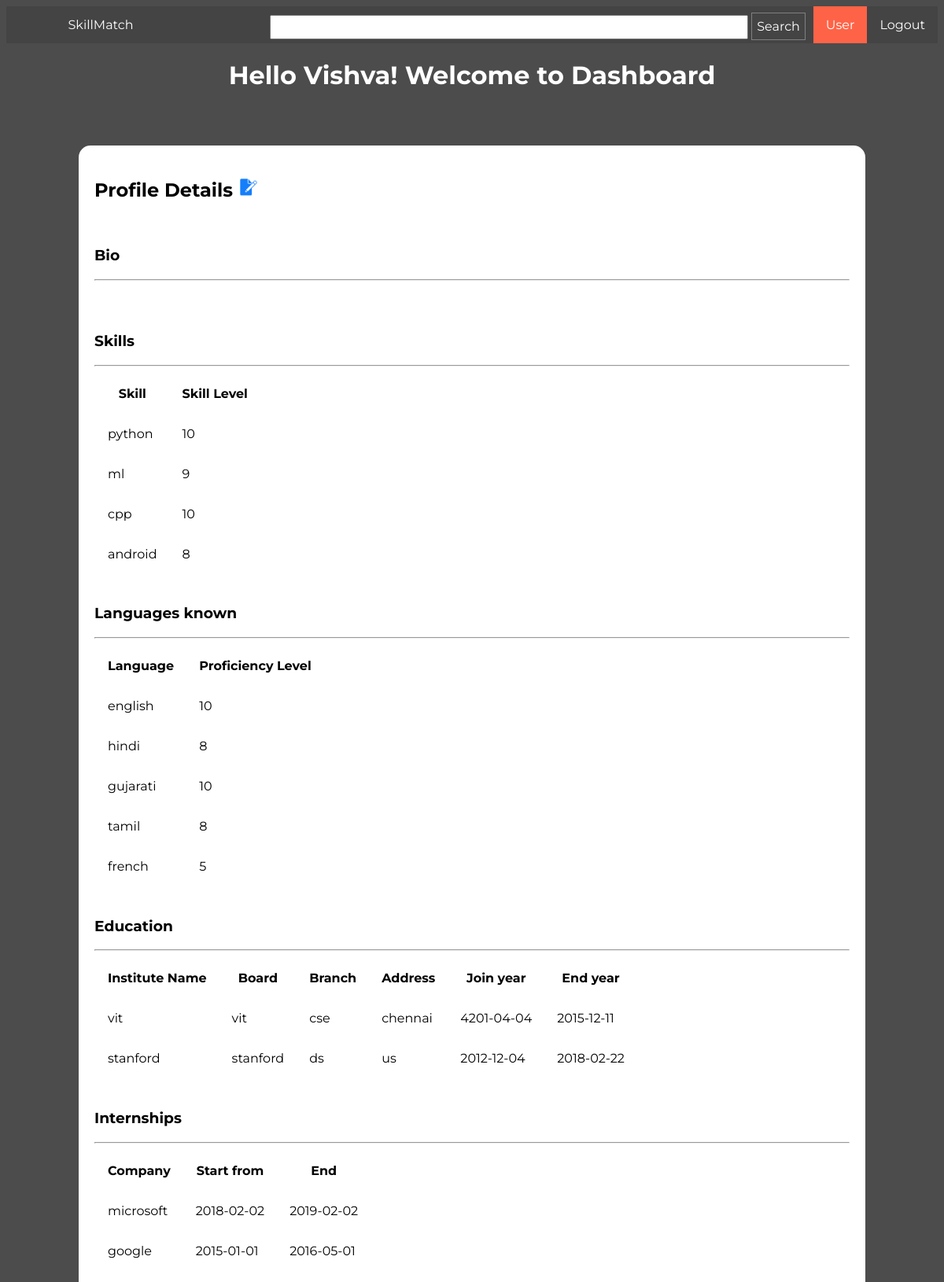
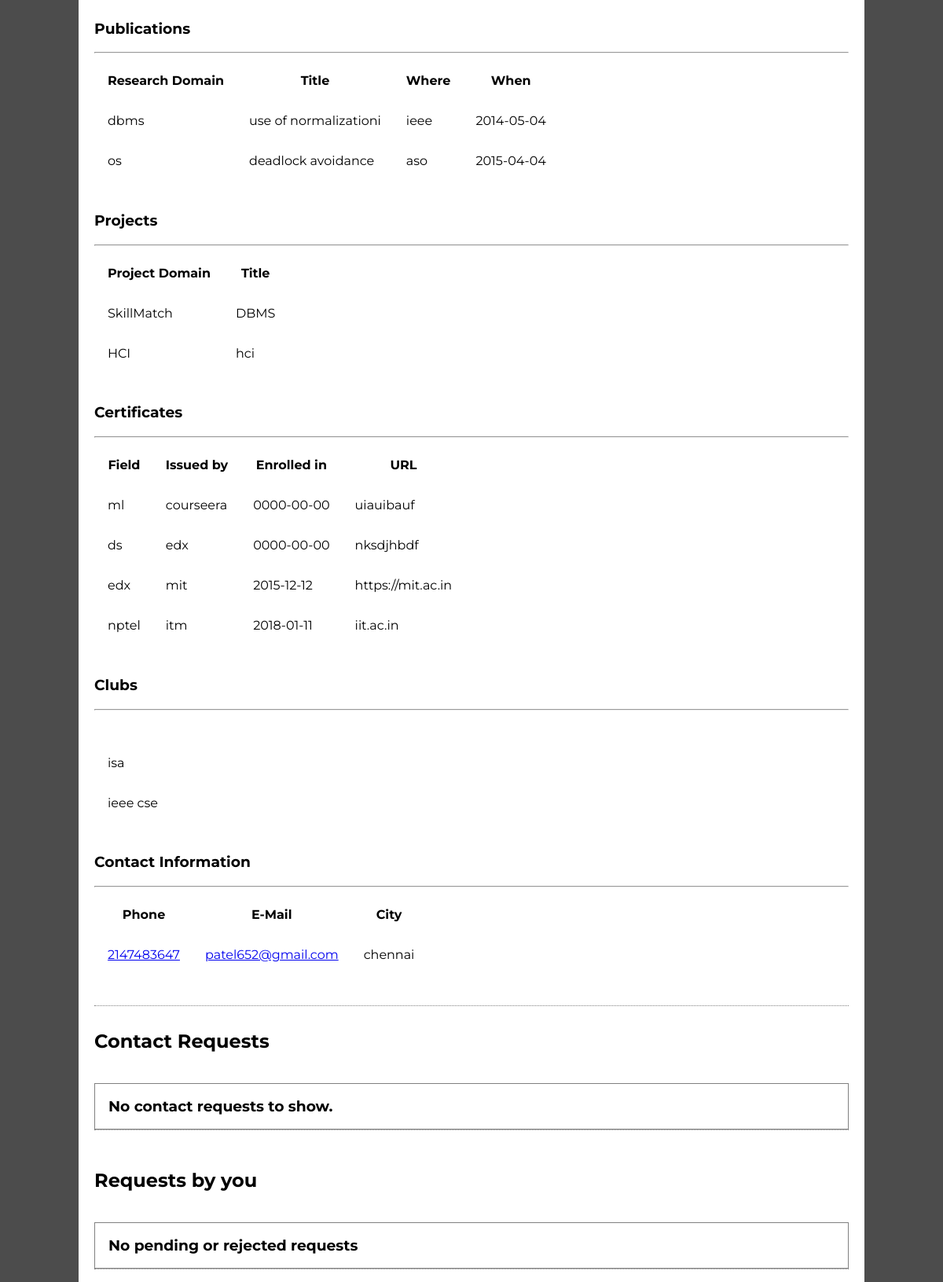
The page /dashboard/dashboard.php (signed in, upper part) on the database its author committed (2 pictures, top to bottom).
### tables this page shows
CREATE TABLE `skills` (
  `skillid` int(11) NOT NULL,
  `reg_no` varchar(9) NOT NULL,
  `skillname` varchar(100) DEFAULT NULL,
  `skilllevel` int(3) DEFAULT NULL
);

CREATE TABLE `languages` (
  `languageID` int(11) NOT NULL,
  `reg_no` varchar(9) DEFAULT NULL,
  `language_name` varchar(50) DEFAULT NULL,
  `lang_level` varchar(10) DEFAULT NULL
);

CREATE TABLE `education` (
  `education_id` int(11) NOT NULL,
  `reg_no` varchar(9) DEFAULT NULL,
  `institute_name` varchar(100) DEFAULT NULL,
  `institute_board` varchar(10) DEFAULT NULL,
  `branch` varchar(100) DEFAULT NULL,
  `institute_address` varchar(100) DEFAULT NULL,
  `joined_year` date DEFAULT NULL,
  `end_year` date DEFAULT NULL
);

CREATE TABLE `internships` (
  `internship_id` int(11) NOT NULL,
  `recuitor` varchar(50) DEFAULT NULL,
  `istart` date DEFAULT NULL,
  `iend` date DEFAULT NULL,
  `reg_no` varchar(9) DEFAULT NULL
);

CREATE TABLE `publications` (
  `reg_no` varchar(9) DEFAULT NULL,
  `pub_id` int(11) NOT NULL,
  `publication_domain` varchar(100) DEFAULT NULL,
  `publication_title` varchar(100) NOT NULL,
  `published_in` varchar(100) DEFAULT NULL,
  `pub_year` date DEFAULT NULL
);

CREATE TABLE `projects` (
  `reg_no` varchar(9) DEFAULT NULL,
  `project_domain` varchar(100) DEFAULT NULL,
  `project_title` varchar(100) DEFAULT NULL,
  `projectid` int(11) NOT NULL
);

CREATE TABLE `certificate` (
  `reg_no` varchar(9) DEFAULT NULL,
  `certificate_field` varchar(100) DEFAULT NULL,
  `issued_by` varchar(100) DEFAULT NULL,
  `certified_year` date DEFAULT NULL,
  `certificate_URL` varchar(100) NOT NULL,
  `certiid` int(11) NOT NULL
);

CREATE TABLE `clubs` (
  `reg_no` varchar(9) DEFAULT NULL,
  `club_id` int(11) NOT NULL,
  `club_name` varchar(100) DEFAULT NULL
);

CREATE TABLE `user_info` (
  `reg_no` varchar(9) NOT NULL,
  `email` varchar(100) DEFAULT NULL,
  `password` varchar(50) NOT NULL,
  `first_name` varchar(50) NOT NULL,
  `last_name` varchar(50) NOT NULL,
  `DOB` date NOT NULL,
  `phone` int(9) DEFAULT NULL,
  `city` varchar(100) DEFAULT NULL,
  `bio` text
);

### dashboard/dashboard.php (the view, shortened to what this page needs)
<?php
	require('../includes/db.php');
?>
<!DOCTYPE html>
<html>
<head>
    <link href="../css/dashboard.css" rel="stylesheet" />
</head>
<body>
<?php
$regno =$_SESSION['username'];
$bio = mysqli_fetch_array(mysqli_query($con,"SELECT bio FROM user_info WHERE reg_no='$regno'"))['bio'];
?>
    <nav>
        <ul>
            <li><a href="../logout/logout.php">Logout</a></li>
			<li class="active"><a>User</a></li>
            <li>
                <form name="searchForm" id="searchForm" action="../search/search.php" method="get">
                    <input type="text" name="query" id="searchInput" />
                    <input type="submit" value="Search" id="searchButton" />
                </form>
            </li>
            <li id="logo"><a href="../home.php">SkillMatch</a></li>
        </ul>
    </nav>
    <header>
        <h1>Hello <?php echo $_SESSION['fname']; ?>! Welcome to Dashboard</h1></header>
    <section class="profile">
        <article id="profileDetails">
            <h2>Profile Details <a href = "../inputprofile/profileform.php"><img src="../img/edit.png" height="25 px" width="25 px"></img></a>
</h2>             <br>
<h3>Bio</h3><hr><?php echo $bio;?>
<br><br>
            <h3>Skills</h3>
            <hr>
            <table>
                <thead>
                    <th>Skill</th>
                    <th>Skill Level</th>
                </thead>
<?php
$result = mysqli_query($con,"SELECT skillname, skilllevel FROM skills WHERE reg_no='$regno'");
if(mysqli_num_rows($result)){
while($row = mysqli_fetch_array($result))
{
echo "<tr>";
echo "<td>" . $row['skillname'] . "</td>";
echo "<td>" . $row['skilllevel'] . "</td>";
echo "</tr>";
}
echo "</table>";
}
else{
    echo "</table>";
    echo "You have not mentioned any skills yet";
    echo "<br><br>";
}
?>
<br>
<h3>Languages known</h3>
            <hr>
            <table>
                <thead>
                    <th>Language</th>
                    <th>Proficiency Level</th>
                </thead>
<?php
$rl = mysqli_query($con,"SELECT language_name, lang_level FROM languages WHERE reg_no='$regno'");
if(mysqli_num_rows($rl)){
while($row = mysqli_fetch_array($rl))
{
echo "<tr>";
echo "<td>" . $row['language_name'] . "</td>";
echo "<td>" . $row['lang_level'] . "</td>";
echo "</tr>";
}
echo "</table>";
}
else{
    echo "</table>";
    echo "You have not mentioned any languages that you know yet";
    echo "<br><br>";
}
?>
<br>
 <h3>Education</h3>
            <hr>
            <table>
                <thead>
                    <th>Institute Name</th>
                    <th>Board</th>
                    <th>Branch</th>
                    <th>Address</th>
                    <th>Join year</th>
                    <th>End year</th>
                </thead>
<?php
$redu = mysqli_query($con,"SELECT institute_name, institute_board, branch, institute_address, joined_year, end_year FROM education WHERE reg_no='$regno'");
if(mysqli_num_rows($redu)){
    while($row = mysqli_fetch_array($redu))
    {
    echo "<tr>";
    echo "<td>" . $row['institute_name'] . "</td>";
    echo "<td>" . $row['institute_board'] . "</td>";
    echo "<td>" . $row['branch'] . "</td>";
    echo "<td>" . $row['institute_address'] . "</td>";
    echo "<td>" . $row['joined_year'] . "</td>";
    echo "<td>" . $row['end_year'] . "</td>";
    echo "</tr>";
    }
    echo "</table>";
}
else{
    echo "</table>";
    echo "You have not mentioned any educational institutions yet";
    echo "<br><br>";
}
?>
<br>
<h3>Internships</h3>
            <hr>
            <table>
                <thead>
                    <th>Company</th>
                    <th>Start from</th>
                    <th>End</th>
                </thead>
<?php
$rint = mysqli_query($con,"SELECT recuitor, istart, iend FROM internships WHERE reg_no='$regno'");
if(mysqli_num_rows($rint)){
    while($row = mysqli_fetch_array($rint))
    {
    echo "<tr>";
    echo "<td>" . $row['recuitor'] . "</td>";
    echo "<td>" . $row['istart'] . "</td>";
    echo "<td>" . $row['iend'] . "</td>";
    echo "</tr>";
    }
    echo "</table>";
}
else{
    echo "</table>";
    echo "You have not mentioned any internships yet";
    echo "<br><br>";
}
?>
<br>
<h3>Publications</h3>
            <hr>
            <table>
                <thead>
                    <th>Research Domain</th>
                    <th>Title</th>
                    <th>Where</th>
                    <th>When</th>
                </thead>
<?php
$rpub = mysqli_query($con,"SELECT publication_domain, publication_title, published_in, pub_year FROM publications WHERE reg_no='$regno'");
if(mysqli_num_rows($rpub)){
while($row = mysqli_fetch_array($rpub))
{
    echo "<tr>";
    echo "<td>" . $row['publication_domain'] . "</td>";
    echo "<td>" . $row['publication_title'] . "</td>";
    echo "<td>" . $row['published_in'] . "</td>";
    echo "<td>" . $row['pub_year'] . "</td>";
    echo "</tr>";
}
echo "</table>";
}
else{
    echo "</table>";
    echo "You have not mentioned any research publications by yourself yet";
    echo "<br><br>";
}
?>
<br>
<h3>Projects</h3>
            <hr>
            <table>
                <thead>
                    <th>Project Domain</th>
                    <th>Title</th>
                </thead>
<?php
$rproj = mysqli_query($con,"SELECT project_domain, project_title FROM projects WHERE reg_no='$regno'");
if(mysqli_num_rows($rproj)){
    while($row = mysqli_fetch_array($rproj))
    {
    echo "<tr>";
    echo "<td>" . $row['project_domain'] . "</td>";
    echo "<td>" . $row['project_title'] . "</td>";
    echo "</tr>";
    }
    echo "</table>";
}
else{
    echo "</table>";
    echo "You have not mentioned any projects yet";
    echo "<br><br>";
}
?>
<br>
<h3>Certificates</h3>
            <hr>
            <table>
                <thead>
                    <th>Field</th>
                    <th>Issued by</th>
                    <th>Enrolled in</th>
                    <th>URL</th>
                </thead>
<?php
$rcer = mysqli_query($con,"SELECT certificate_field, issued_by, certified_year, certificate_URL FROM certificate WHERE reg_no='$regno'");
if(mysqli_num_rows($rcer)){
    while($row = mysqli_fetch_array($rcer))
    {
    echo "<tr>";
    echo "<td>" . $row['certificate_field'] . "</td>";
    echo "<td>" . $row['issued_by'] . "</td>";
    echo "<td>" . $row['certified_year'] . "</td>";
    echo "<td>" . $row['certificate_URL'] . "</td>";
    echo "</tr>";
    }
    echo "</table>";
}
else{
    echo "</table>";
    echo "You have not mentioned any certificates yet";
    echo "<br><br>";
}
?>
<br>
<h3>Clubs</h3>
            <hr>
            <table>
                <thead>
                    <th></th>
                </thead>
<?php
$rclub = mysqli_query($con,"SELECT club_name FROM clubs WHERE reg_no='$regno'");
if(mysqli_num_rows($rclub))
{
    while($row = mysqli_fetch_array($rclub))
    {
    echo "<tr>";
    echo "<td>" . $row['club_name'] . "</td>";
    echo "</tr>";
    }
    echo "</table>";
}
else{
    echo "</table>";
    echo "You have not mentioned any clubs yet";
    echo "<br><br>";
}
?>
<br>
<h3>Contact Information</h3>
<hr>
<?php
    $rcontact = mysqli_query($con,"SELECT * FROM user_info WHERE reg_no='$regno'");
    $row = mysqli_fetch_array($rcontact);
    $myphone=$row['phone'];
    $myemail=$row['email'];
    $mycity=$row['city'];
    echo "<table id=\"contactTable\">";
    echo "<thead><th>Phone</th><th>E-Mail</th><th>City</th>";
    echo "<tr><td><a href=\"tel:$myphone\">$myphone</a></td><td><a href=\"mailto:$myemail\">$myemail</a></td><td>$mycity</td>";
    echo "</table>";
?>
<br>
            <br>
        </article>
        <article class="contactReq">
            <h2>Contact Requests</h2>
            <br>
            <?php
            $contactResult=mysqli_query($con,"SELECT * FROM contact WHERE receiverID='$regno' AND wait=1") or die("Error while fetching contact requests");
            if(mysqli_num_rows($contactResult)>0){
                while($contactResult1=mysqli_fetch_array($contactResult)){
                    $sid=$contactResult1['senderID'];
                    $contactResult2=mysqli_query($con,"SELECT first_name,last_name FROM `user_info` WHERE reg_no='$sid'");
                    $contactResult2=mysqli_fetch_array($contactResult2);
                    $fname=$contactResult2['first_name'];
                    $lname=$contactResult2['last_name'];
                    echo "<div class=\"request\">";
                    echo "<h3>From: $fname $lname ($sid)</h3>";
                    echo "<br>";
                    echo "<form method=\"POST\" action=\"\">";
                        echo "<input type=\"hidden\" name=\"senderID\" value=\"$sid\"></input>";
                        echo "<ul>";
                            echo "<li>";
                            echo "<input type=\"submit\" name=\"accept\" value=\"Accept\" id=\"acceptRequest\"></input>";
                            echo "</li>";
                            echo "<li>";
                            echo "<input type=\"submit\" name=\"reject\" value=\"Reject\" id=\"rejectRequest\"></input>";
                            echo "</li>";
                            echo "<li>";
                            echo "<input type=\"submit\" name=\"ban\" value=\"Ban\" id=\"banRequest\"></input>";
                            echo "</li>";
                        echo "</ul>";
                    echo "</form>";
                    echo "</div>";
                    echo "<br>";
                }
            }
            else{
                echo "<div class=\"request\" id=\"noRequests\"><h3>No contact requests to show.</h3></div>";
            }
?>
        </article>
<br>
        <article class="contactReq">
            <h2>Requests by you</h2>
            <br>
            <?php
            $contactResult=mysqli_query($con,"SELECT * FROM contact WHERE senderID='$regno' AND (wait=1 OR reject=1)") or die("Error while fetching requests by you");
            if(mysqli_num_rows($contactResult) > 0){
                while($contactResult1=mysqli_fetch_array($contactResult)){
                    $rid=$contactResult1['receiverID'];
                    $waiting = $contactResult1['wait'];
                    $rejected = $contactResult1['reject'];
                    $contactResult2=mysqli_query($con,"SELECT first_name,last_name FROM `user_info` WHERE reg_no='$rid'");
                    $contactResult2=mysqli_fetch_array($contactResult2);
                    $fname=$contactResult2['first_name'];
                    $lname=$contactResult2['last_name'];
                    echo "<div class=\"request\">";
                    echo "<h3>To: <a href=\"../search/profileshow.php?query=$rid\">$fname $lname ($rid)</a></h3>";
                    echo "<br>";
                    $status="";
                    if($waiting) $status="Waiting for acceptance by receiver";
                    if($rejected) $status="Contact request rejected";
                    echo "<h3>Status: $status</h3>";
                    echo "</div>";
                    echo "<br>";
                }
            }
            else{
                echo "<div class=\"request\" id=\"noRequests\"><h3>No pending or rejected requests</h3></div>";
            }
?>
        </article>
<br>
    </section>
</body>
</html>

### css/dashboard.css (style rules this page uses)
* { font-family: 'Montserrat', sans-serif; }
html { min-height:100%; background:linear-gradient(0deg,rgba(0,0,0,0.7),rgba(0,0,0,0.7)),url("../img/back5.jpg"); background-size:cover; color:white; }
nav { position: sticky; top:0px; left: 0px; z-index: 1; }
nav ul { list-style-type: none; margin: 0; padding: 0; overflow: hidden; background-color: #444; }
nav li { float: right; }
nav li a { display: block; color: white; text-align: center; padding: 14px 16px; text-decoration: none; }
nav .active { background-color: #ff6347; }
nav form { padding-top: 8px; position: relative; right: 10px; }
#searchInput { color: black; width: 50vw; height: 25px; }
#searchButton { border: 1px solid grey; font-size:16px; height: 35px; color:white; background:#444; }
#logo { float: left; width: 20vw; }
header { text-align: center; }
.profile { color: black; border-radius: 15px; width: 80vw; position: relative; top:6vh; margin:auto; background: white; padding: 10px 20px 40px 20px; }
.profile article { border-bottom:1px dotted grey; padding-top: 10px; }
#profileDetails td,#profileDetails th { padding: 15px; }
.request { display: block; border: 1px solid grey; padding: 15px; overflow: hidden; }
.request h3 { padding: 2px; margin:0px; }

### rows shown on the page
skills: skillname "python", skilllevel "10"
skills: skillname "ml", skilllevel "9"
skills: skillname "cpp", skilllevel "10"
skills: skillname "android", skilllevel "8"
languages: language_name "english", lang_level "10"
languages: language_name "hindi", lang_level "8"
languages: language_name "gujarati", lang_level "10"
languages: language_name "tamil", lang_level "8"
languages: language_name "french", lang_level "5"
education: institute_name "vit", institute_board "vit", branch "cse", institute_address "chennai", joined_year "4201-04-04", end_year "2015-12-11"
education: institute_name "stanford", institute_board "stanford", branch "ds", institute_address "us", joined_year "2012-12-04", end_year "2018-02-22"
internships: recuitor "microsoft", istart "2018-02-02", iend "2019-02-02"
internships: recuitor "google", istart "2015-01-01", iend "2016-05-01"
publications: publication_domain "dbms", publication_title "use of normalizationi", published_in "ieee", pub_year "2014-05-04"
publications: publication_domain "os", publication_title "deadlock avoidance", published_in "aso", pub_year "2015-04-04"
projects: project_domain "SkillMatch", project_title "DBMS"
projects: project_domain "HCI", project_title "hci"
certificate: certificate_field "ml", issued_by "courseera", certified_year "0000-00-00", certificate_URL "uiauibauf"
certificate: certificate_field "ds", issued_by "edx", certified_year "0000-00-00", certificate_URL "nksdjhbdf"
certificate: certificate_field "edx", issued_by "mit", certified_year "2015-12-12", certificate_URL "https://mit.ac.in"
certificate: certificate_field "nptel", issued_by "itm", certified_year "2018-01-11", certificate_URL "iit.ac.in"
clubs: club_name "isa"
clubs: club_name "ieee cse"
user_info: phone "2147483647", email "patel652@gmail.com", city "chennai"

### other values the page prints
$_SESSION['fname'] "Vishva"
